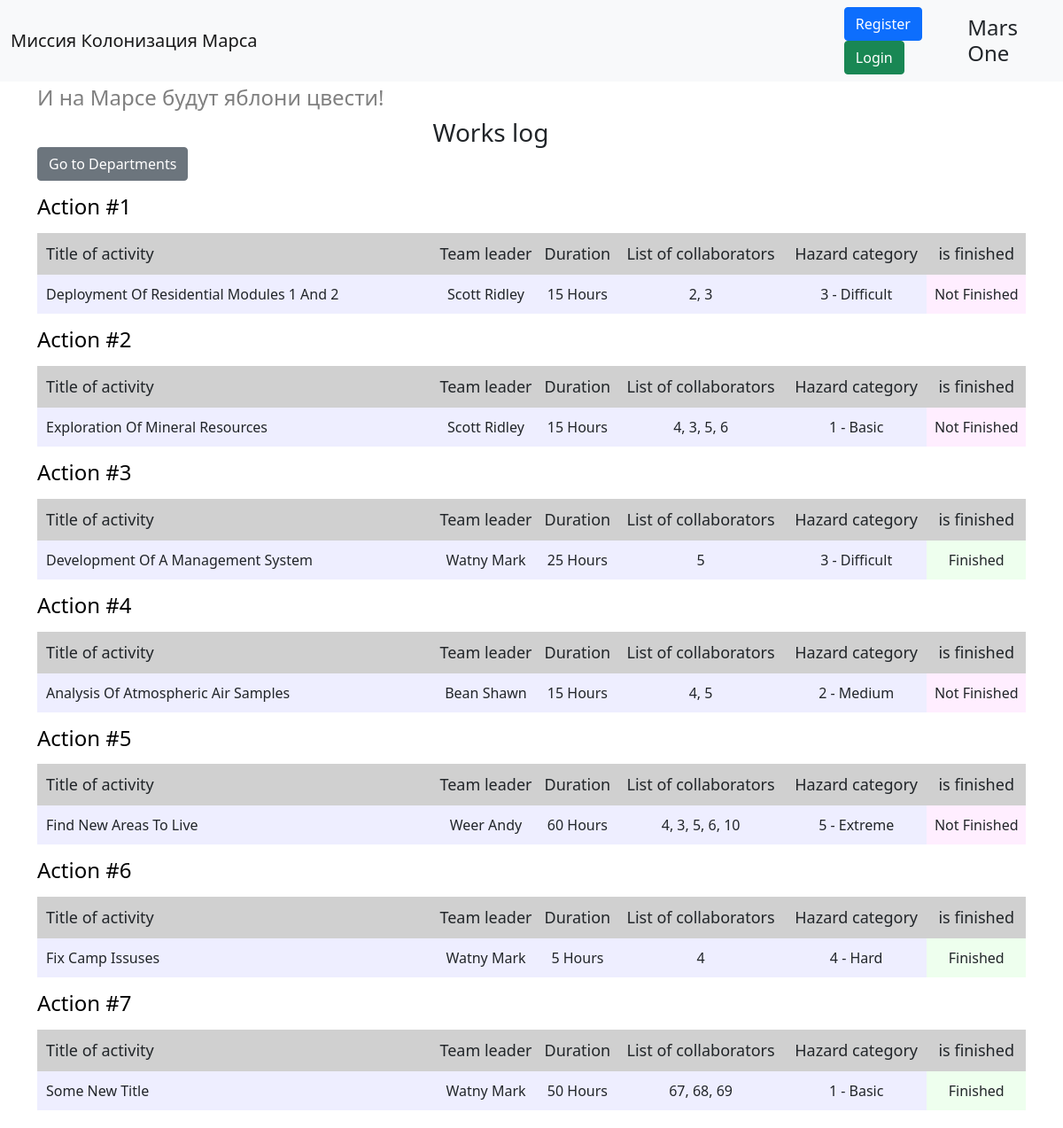
The page / on the database its author committed.
### __all_models.py (models this page shows)
class Jobs(SqlAlchemyBase, SerializerMixin):
    __tablename__ = "jobs"
    id = Column(Integer, primary_key=True, autoincrement=True)
    team_leader = Column(Integer, ForeignKey("users.id"))
    job = Column(String)
    work_size = Column(Integer)
    collaborators = Column(String)
    start_date = Column(DateTime)
    end_date = Column(DateTime, nullable=True)
    is_finished = Column(Boolean)
    categories = orm.relation(
        "Category", secondary="association", backref="jobs")

class User(SqlAlchemyBase, UserMixin, SerializerMixin):
    __tablename__ = 'users'
    id = Column(Integer, primary_key=True, autoincrement=True)
    surname = Column(String)
    name = Column(String)
    age = Column(Integer)
    position = Column(String)
    speciality = Column(String)
    address = Column(String)
    email = Column(String, unique=True)
    hashed_password = Column(String, default="password")
    modified_date = Column(DateTime, default=datetime.now)
    city_from = Column(String, default="Moscow")

class Category(SqlAlchemyBase, SerializerMixin):
    __tablename__ = 'category'
    id = Column(Integer, primary_key=True, autoincrement=True)
    title = Column(String)

### app.py (the view)
@app.route("/")
def works_log():
    records = session.query(Jobs, User).join(User).all()
    return render_template("works_log.html", title="Журнал работ",
                           records=records, current_user=current_user)

### templates/works_log.html (shortened to what this page needs)
{% extends "base.html" %}
{% block content %}
<h3 class="title">Works log</h3>
<a href="{{ url_for('departments') }}" class="btn btn-secondary">Go to Departments</a>
{% for job, user in records %}
<a href="/job/{{ job.id }}" class="link"><h4 class="action">Action #{{ loop.index }}</h4></a>
<div class="table-wrapper">
    <table>
        <tr>
            <th>Title of activity</th>
            <th>Team leader</th>
            <th>Duration</th>
            <th>List of collaborators</th>
            <th>Hazard category</th>
            <th>is finished</th>
        </tr>
            <tr>
                <td style="width: 40%;">{{ job.job }}</td>
                <td>{{ user.surname }} {{ user.name }}</td>
                <td>{{ job.work_size }} hours</td>
                <td>{{ job.collaborators }}</td>
                <td>
                    {% if job.categories %} {{ job.categories[0].id }} - {{ job.categories[0].title }}
                    {% else %} 1 - basic
                    {% endif %}
                </td>
                {% if job.is_finished %}
                    <td class="is-finished">Finished</td>
                {% else %}
                    <td class="is-not-finished">Not Finished</td>
                {% endif %}
            </tr>
    </table>
</div>
{% endfor %}
{% endblock %}

### templates/base.html (shortened to what this page needs)
<!doctype html>
<html lang="en">
  <head>
    <link href="https://cdn.jsdelivr.net/npm/bootstrap@5.0.0-beta2/dist/css/bootstrap.min.css" rel="stylesheet">
    <link rel="stylesheet" type="text/css" href="{{url_for('static', filename='css/style.css')}}"/>
  </head>
  <body>
    <nav class="navbar navbar-light bg-light">
      <div class="container-fluid">
        <span><a href="/" class="navbar-brand mb-0 h1">Миссия Колонизация Марса</a></span>
        <div class="navbar-inner">
          {% if current_user.is_authenticated %}
            <a href="{{ url_for('logout') }}" class="navbar-name">{{ current_user.name }} {{ current_user.surname }}</a>
          {% else %}
          <div class="buttons-wrapper">
            <a href="{{ url_for('register') }}" class="btn btn-primary">Register</a>
            <a href="{{ url_for('login') }}" class="btn btn-success">Login</a>
          </div>
          {% endif %}
          <span class="nav-item h4 mr-10 mb-0">Mars One</span>
        </div>
      </div>
    </nav>
    <div class="container">
      <h4 class="mt-1">И на Марсе будут яблони цвести!</h4>
      {% block content %}{% endblock %}
    </div>
  </body>
</html>

### static/css/style.css (style rules this page uses)
body { padding-bottom: 20px; }
h4 { color: grey; }
.title { width: 20%; margin: 0 auto; }
.action { color: black; margin-top: 15px; }
table { width: 100%; margin-top: 15px; }
th { background-color: #d0d0d0; font-size: 18px; font-weight: normal; padding-top: 10px; padding-bottom: 10px; text-align: center; }
th:first-child { text-align-last: left; padding-left: 10px; }
td { background-color: #eeeeff; padding-top: 10px; padding-bottom: 10px; text-align: center; text-transform: capitalize; }
td:first-child { text-align-last: left; padding-left: 10px; }
td:last-child { text-transform: none; }
.is-not-finished { background-color: #ffeeff; width: 10%; }
.is-finished { background-color: #eeffee; width: 10%; }
.navbar-inner { display: flex; width: 20%; justify-content: space-between; align-items: center; }
.link { text-decoration: none; }

### rows shown on the page
Jobs: job "Deployment Of Residential Modules 1 And 2", surname "Scott", name "Ridley", work_size "15", collaborators "2, 3", categories "3", title "Difficult", is_finished "Not Finished"
Jobs: job "Exploration Of Mineral Resources", surname "Scott", name "Ridley", work_size "15", collaborators "4, 3, 5, 6", categories "1", title "Basic", is_finished "Not Finished"
Jobs: job "Development Of A Management System", surname "Watny", name "Mark", work_size "25", collaborators "5", categories "3", title "Difficult", is_finished "Finished"
Jobs: job "Analysis Of Atmospheric Air Samples", surname "Bean", name "Shawn", work_size "15", collaborators "4, 5", categories "2", title "Medium", is_finished "Not Finished"
Jobs: job "Find New Areas To Live", surname "Weer", name "Andy", work_size "60", collaborators "4, 3, 5, 6, 10", categories "5", title "Extreme", is_finished "Not Finished"
Jobs: job "Fix Camp Issuses", surname "Watny", name "Mark", work_size "5", collaborators "4", categories "4", title "Hard", is_finished "Finished"
Jobs: job "Some New Title", surname "Watny", name "Mark", work_size "50", collaborators "67, 68, 69", shows "1 - Basic", is_finished "Finished"
